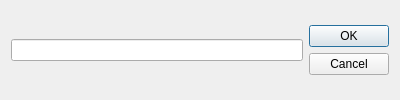
<?xml version="1.0" encoding="UTF-8"?>
<ui version="4.0">
 <class>inputDialog</class>
 <widget class="QDialog" name="inputDialog">
  <property name="geometry">
   <rect>
    <x>0</x>
    <y>0</y>
    <width>400</width>
    <height>100</height>
   </rect>
  </property>
  <property name="windowTitle">
   <string>Dialog</string>
  </property>
  <layout class="QHBoxLayout" name="horizontalLayout">
   <item>
    <layout class="QVBoxLayout" name="verticalLayout">
     <item>
      <spacer name="verticalSpacer">
       <property name="orientation">
        <enum>Qt::Vertical</enum>
       </property>
       <property name="sizeHint" stdset="0">
        <size>
         <width>20</width>
         <height>40</height>
        </size>
       </property>
      </spacer>
     </item>
     <item>
      <widget class="QLineEdit" name="le_input"/>
     </item>
     <item>
      <spacer name="verticalSpacer_2">
       <property name="orientation">
        <enum>Qt::Vertical</enum>
       </property>
       <property name="sizeHint" stdset="0">
        <size>
         <width>20</width>
         <height>40</height>
        </size>
       </property>
      </spacer>
     </item>
    </layout>
   </item>
   <item>
    <widget class="QDialogButtonBox" name="buttonBox">
     <property name="orientation">
      <enum>Qt::Vertical</enum>
     </property>
     <property name="standardButtons">
      <set>QDialogButtonBox::Cancel|QDialogButtonBox::Ok</set>
     </property>
     <property name="centerButtons">
      <bool>true</bool>
     </property>
    </widget>
   </item>
  </layout>
 </widget>
 <resources/>
 <connections>
  <connection>
   <sender>buttonBox</sender>
   <signal>accepted()</signal>
   <receiver>inputDialog</receiver>
   <slot>accept()</slot>
   <hints>
    <hint type="sourcelabel">
     <x>248</x>
     <y>254</y>
    </hint>
    <hint type="destinationlabel">
     <x>157</x>
     <y>274</y>
    </hint>
   </hints>
  </connection>
  <connection>
   <sender>buttonBox</sender>
   <signal>rejected()</signal>
   <receiver>inputDialog</receiver>
   <slot>reject()</slot>
   <hints>
    <hint type="sourcelabel">
     <x>316</x>
     <y>260</y>
    </hint>
    <hint type="destinationlabel">
     <x>286</x>
     <y>274</y>
    </hint>
   </hints>
  </connection>
 </connections>
</ui>
